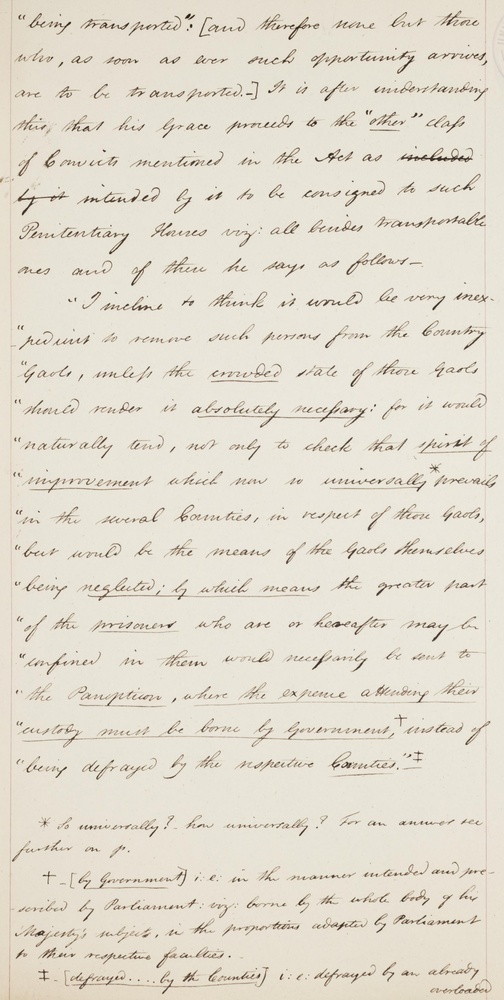
#> input picture 4632.jpg, 504 x 1000 px, shrunk from 1871 x 3712 before the run
$ python otsu.py   (Python 2 division)
#> lines starting #> are read from the running program, lines starting #| are printed output that depends on the picture; after the words box and inside, x2 and y2 are one past the last pixel; in counts of white or black regions, pixels touching at a corner belong together
import sys

sys.path.append('/usr/local/lib/python2.7/site-packages')

import cv2
import numpy as np

img = cv2.imread('4632.jpg',0)
#> img: shape (1000, 504); min 23, max 250, mean 220.3
blur = cv2.GaussianBlur(img,(5,5),0)
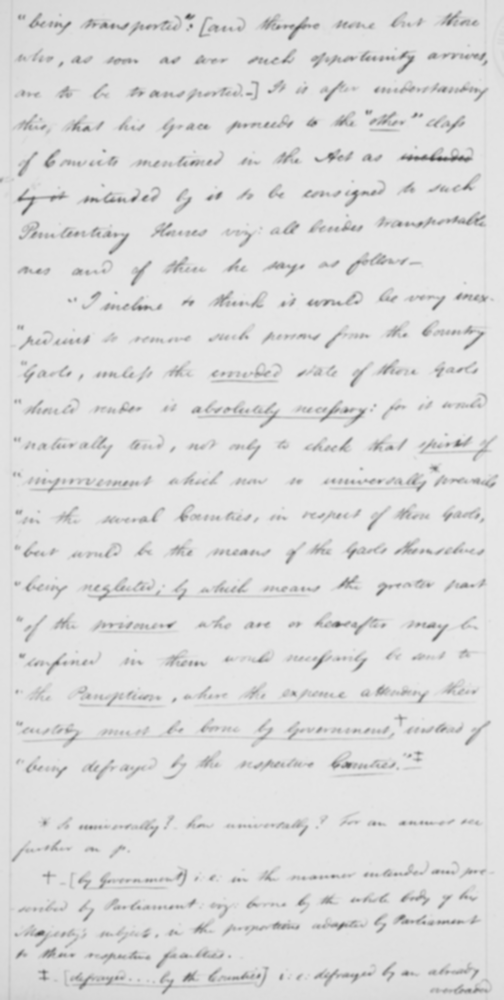
#> blur: shape (1000, 504); min 67, max 232, mean 220.3
# find normalized_histogram, and its cumulative distribution function
hist = cv2.calcHist([blur],[0],None,[256],[0,256])
#> hist = 256 values, max 62804 at index 229, min 0 at index 0, mean 1968.8
hist_norm = hist.ravel()/hist.max()
#> hist_norm = 256 values, max 1 at index 229, min 0 at index 0, mean 0.0313
Q = hist_norm.cumsum()
#> Q = 256 values from 0 to 8.02
bins = np.arange(256)
fn_min = np.inf
thresh = -1
for i in xrange(1,256):
    p1,p2 = np.hsplit(hist_norm,[i]) # probabilities
    q1,q2 = Q[i],Q[255]-Q[i] # cum sum of classes
    b1,b2 = np.hsplit(bins,[i]) # weights
    # finding means and variances
    m1,m2 = np.sum(p1*b1)/q1, np.sum(p2*b2)/q2
    v1,v2 = np.sum(((b1-m1)**2)*p1)/q1,np.sum(((b2-m2)**2)*p2)/q2
    # calculates the minimization function
    fn = v1*q1 + v2*q2
    if fn < fn_min:
        fn_min = fn
        thresh = i
#> this loop made 255 passes
#> (q1, m1, m2, v1, v2, fn, fn_min) on passes 67, 68, 72, 74, 75, 76, 78, 80, 81, 82, 88, 89: (1.59e-05, 0, 220.3, 0, 240.3, 1928.7, 1928.7), (1.59e-05, 67, 220.3, 0, 240.3, 1928.4, 1928.4), (3.18e-05, 69, 220.3, 4, 240.3, 1928, 1928), (6.37e-05, 52.75, 220.3, 236.5, 240.2, 1927.7, 1927.7), (7.96e-05, 57, 220.3, 168.2, 240.2, 1927.3, 1927.3), (7.96e-05, 72, 220.3, 8, 240.1, 1927, 1927), (9.55e-05, 72.83, 220.3, 10.14, 240.1, 1926.7, 1926.7), (0.000191, 49.58, 220.3, 419.6, 240, 1926.1, 1926.1), (0.000255, 57.19, 220.3, 285.2, 239.9, 1924.8, 1924.8), (0.000255, 77.44, 220.3, 16.87, 239.7, 1923.5, 1923.5), (0.000287, 73.67, 220.3, 37.51, 239.7, 1923.3, 1923.3), (0.000334, 67.33, 220.3, 129.4, 239.6, 1923, 1923)
#> (q1, m1, m2, v1, v2, fn) on passes 17 to 22: (0, nan, 220.3, nan, 240.3, nan), (0, nan, 220.3, nan, 240.3, nan), (0, nan, 220.3, nan, 240.3, nan), (0, nan, 220.3, nan, 240.3, nan), (0, nan, 220.3, nan, 240.3, nan), (0, nan, 220.3, nan, 240.3, nan)
# find otsu's threshold value with OpenCV function
ret, otsu = cv2.threshold(blur,0,255,cv2.THRESH_BINARY+cv2.THRESH_OTSU)
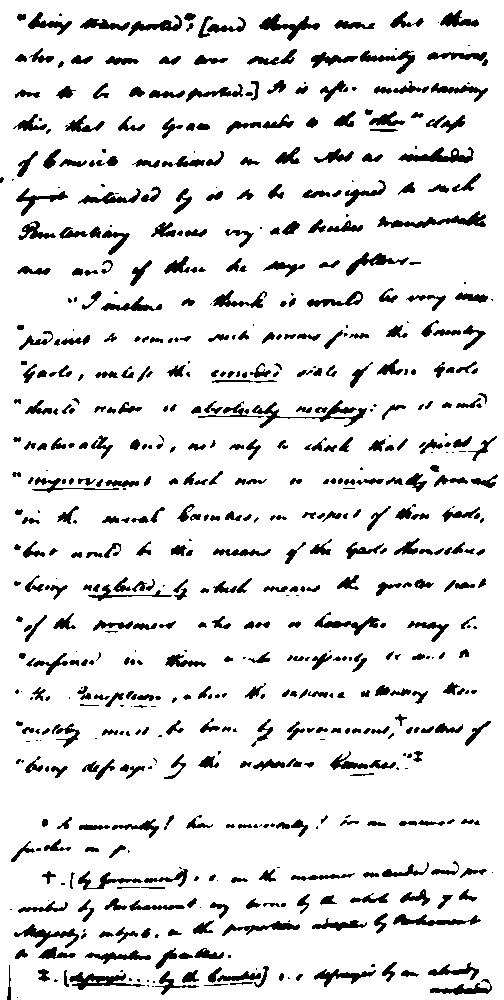
#> otsu: shape (1000, 504); 89.1% white; 657 black regions (161 under 20 px), largest, box (x1, y1, x2, y2) and area: (252, 400, 367, 428) 670, (377, 211, 486, 228) 664, (398, 147, 474, 163) 561
cv2.imwrite('save_2.jpg',otsu)
#cv2.imshow('image',otsu)
#cv2.waitKey(0)
#cv2.destroyAllWindows()
print thresh,ret
#| 203 203.0
